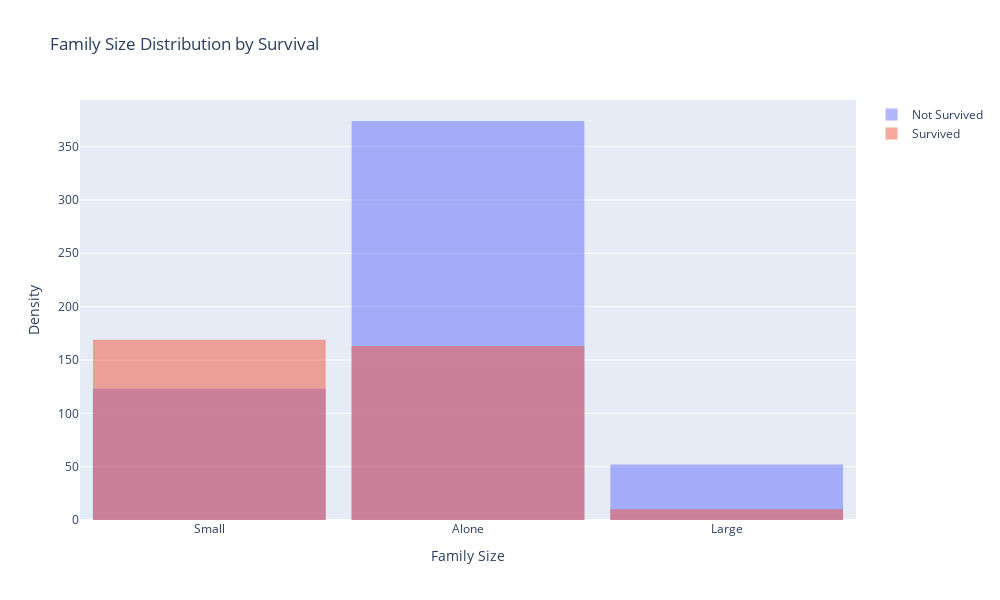

Write notebook code for a chart like this one.
### Code cell
fig = go.Figure()

fig.add_trace(go.Histogram(x=df[df['Survived'] == 0]['Family_size'], name='Not Survived', opacity=0.5))
fig.add_trace(go.Histogram(x=df[df['Survived'] == 1]['Family_size'], name='Survived', opacity=0.5))
fig.update_layout(
    title='Family Size Distribution by Survival',
    xaxis_title='Family Size',
    yaxis_title='Density',
    barmode='overlay',  
    bargap=0.1,  
    width=1000,
    height=600
)

fig.show()

### Figure 1 — Plotly figure (JSON) as saved in the notebook; plotly's stock layout.template omitted (floating-point values rounded to 4 significant figures; data arrays with more than 128 entries replaced by an {"elided": "..."} marker saying what was removed)
{"data": [{"name": "Not Survived", "opacity": 0.5, "type": "histogram", "x": {"elided": "549 str values"}}, {"name": "Survived", "opacity": 0.5, "type": "histogram", "x": {"elided": "342 str values"}}], "layout": {"bargap": 0.1, "barmode": "overlay", "height": 600, "title": {"text": "Family Size Distribution by Survival"}, "width": 1000, "xaxis": {"autorange": true, "range": [-0.5, 2.5], "title": {"text": "Family Size"}, "type": "category"}, "yaxis": {"autorange": true, "range": [0, 393.7], "title": {"text": "Density"}}}}
